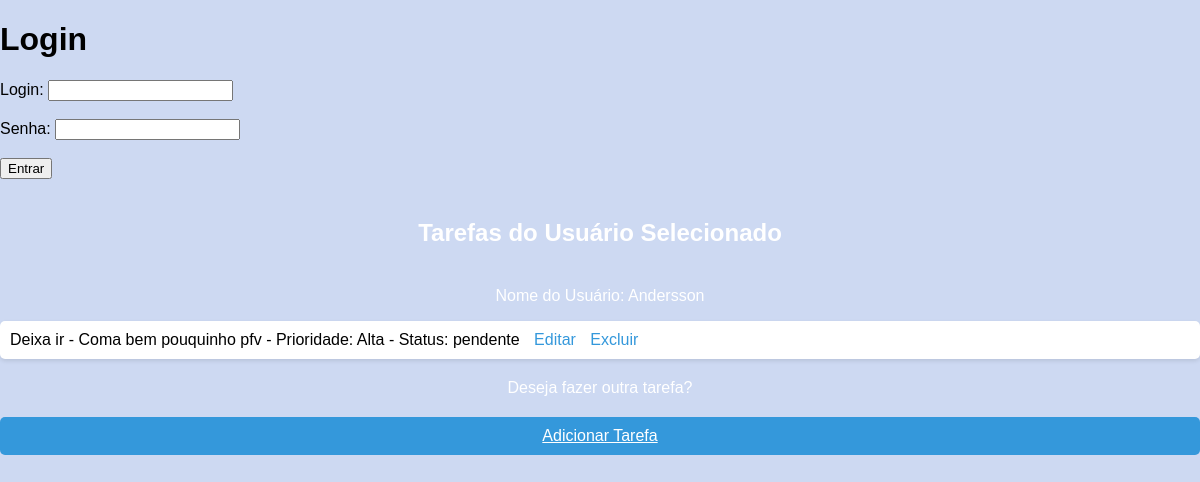
/listar.php?id_usuario=5, run on an earlier commit of the app's database.
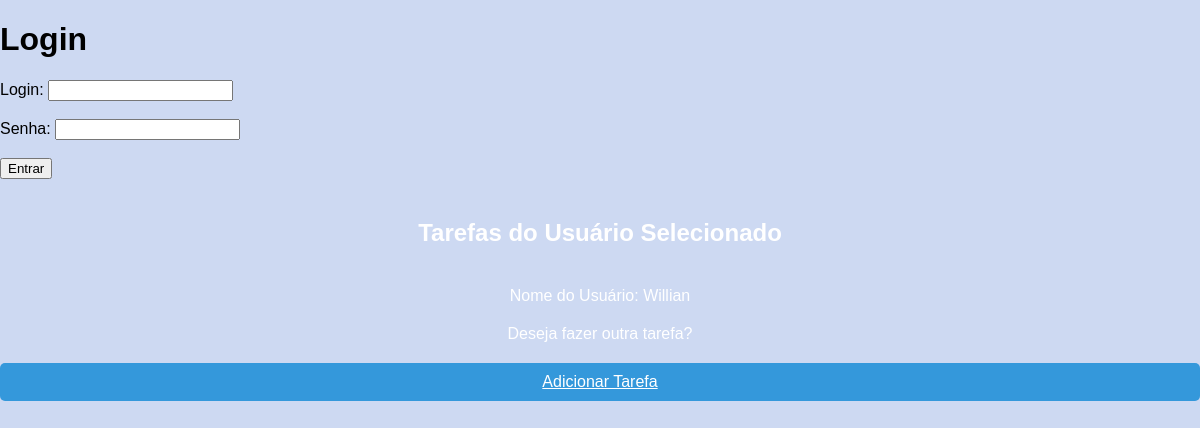
And on a later commit of the database.
### tables this page shows
CREATE TABLE `usuario` (
  `id` int(11) NOT NULL,
  `login1` varchar(255) NOT NULL,
  `senha` varchar(2000) NOT NULL,
  `nome` varchar(255) DEFAULT NULL
);

CREATE TABLE `tarefas` (
  `id` int(11) NOT NULL,
  `id_usuario` int(11) DEFAULT NULL,
  `descricao` text DEFAULT NULL,
  `prioridade` varchar(100) DEFAULT NULL,
  `status` varchar(100) DEFAULT NULL,
  `created_at` timestamp NOT NULL DEFAULT current_timestamp(),
  `titulo` text DEFAULT NULL
);

### listar.php (the view, shortened to what this page needs)
<!DOCTYPE html>
<html lang="pt-BR">
<head>
    <link rel="stylesheet" href="CSS/listar.css">
</head>
<body>
<?php
require_once("funcoes/conexao.php");
if (!isset($_SESSION['id_usuario'])) {
    require_once("login.php");
}
$query_tarefas_usuario = "SELECT u.nome as nome_usuario, t.id, t.titulo, t.descricao, t.prioridade, t.status FROM usuario u
                          LEFT JOIN tarefas t ON u.id = t.id_usuario
                          WHERE u.id = ? ORDER BY u.nome ASC, t.titulo ASC";
$stmt_tarefas_usuario = $conectar->prepare($query_tarefas_usuario);
$id_usuario_selecionado = isset($_GET['id_usuario']) ? $_GET['id_usuario'] : $_SESSION['id_usuario'];
$stmt_tarefas_usuario->bind_param("i", $id_usuario_selecionado);
$stmt_tarefas_usuario->execute();
$result_tarefas_usuario = $stmt_tarefas_usuario->get_result();
if ($result_tarefas_usuario->num_rows > 0) {
    echo "<h2>Tarefas do Usuário Selecionado</h2>";
    echo "<p>Nome do Usuário: {$result_tarefas_usuario->fetch_assoc()['nome_usuario']}</p>";
    echo "<ul>";
    $tarefas = $result_tarefas_usuario->fetch_all(MYSQLI_ASSOC);
    foreach ($tarefas as $row_tarefa) {
        echo "<li>{$row_tarefa['titulo']} - {$row_tarefa['descricao']} - Prioridade: {$row_tarefa['prioridade']} - Status: {$row_tarefa['status']} ";
        echo "<a href='editar_tarefa.php?id={$row_tarefa['id']}'>Editar</a> ";
        echo "<a href='operacoes.php?id_usuario={$id_usuario_selecionado}&action=delete_task&id={$row_tarefa['id']}'>Excluir</a><br>";
    }
    echo "</ul>";
} else {
    echo "<p>Nenhuma tarefa encontrada para este usuário.</p>";
}
echo "<div class='button-container'>";
echo "<p>Deseja fazer outra tarefa?</p>";
echo "<a href='adicionar_tar.php' class='button'>Adicionar Tarefa</a>";
?>
</body>
</html>

### login.php (shortened to what this page needs)
<!DOCTYPE html>
<html lang="pt-br">
<head>
    <link rel="stylesheet" href="CSS/style.css">
</head>
<body>
    <h1>Login</h1>
    <form method="post" action="">
        <label for="login">Login:</label>
        <input type="text" name="login" required><br><br>
        <label for="senha">Senha:</label>
        <input type="password" name="senha" required><br><br>
        <button type="submit">Entrar</button>
    </form>
</body>
</html>

### CSS/listar.css (style rules this page uses)
body { background-color: rgb(31, 143, 132); font-family: 'Arial', 'Helvetica', sans-serif; margin: 0; padding: 0; }
h2 { color: white; text-align: center; padding: 20px; }
.button-container { text-align: center; }
.button { display: block; margin-top: 20px; padding: 10px 20px; font-size: 16px; background-color: #3498db; color: #fff; border: none; border-radius: 5px; cursor: pointer; }
p { color: white; text-align: center; margin-top: 20px; }
ul { list-style-type: none; padding: 0; }
li { background-color: #fff; margin-bottom: 10px; padding: 10px; border-radius: 5px; box-shadow: 0 2px 4px rgba(0, 0, 0, 0.1); }
li a { margin-left: 10px; color: #3498db; text-decoration: none; }

### CSS/style.css (style rules this page uses)
body { background-color: rgb(205, 217, 242); font-family: 'Gill Sans', 'Gill Sans MT', Calibri, 'Trebuchet MS', sans-serif; }

What changed in the data, as far as the page shows it:
no longer on this page (row edited): usuario: nome "Andersson"
removed tarefas: titulo "Deixa ir", descricao "Coma bem pouquinho pfv", prioridade "Alta", status "pendente"
added tarefas: id_usuario.nome "Willian"
